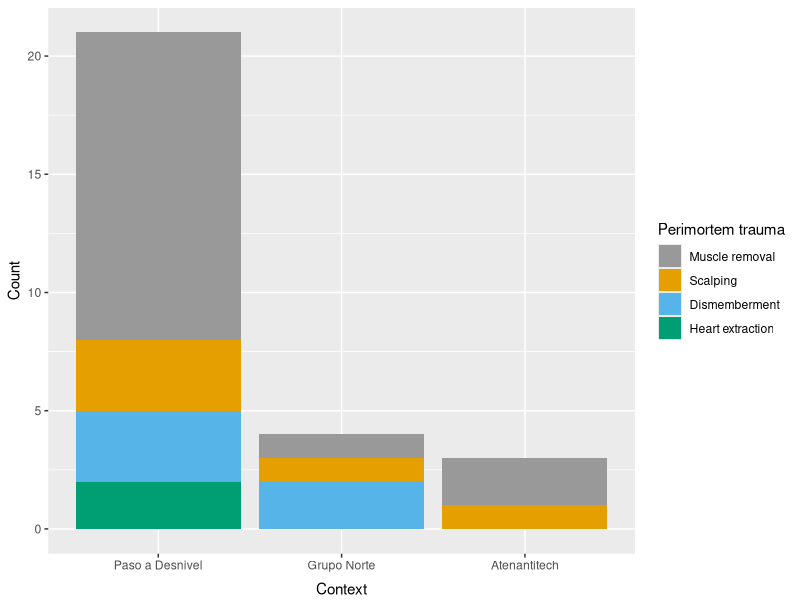
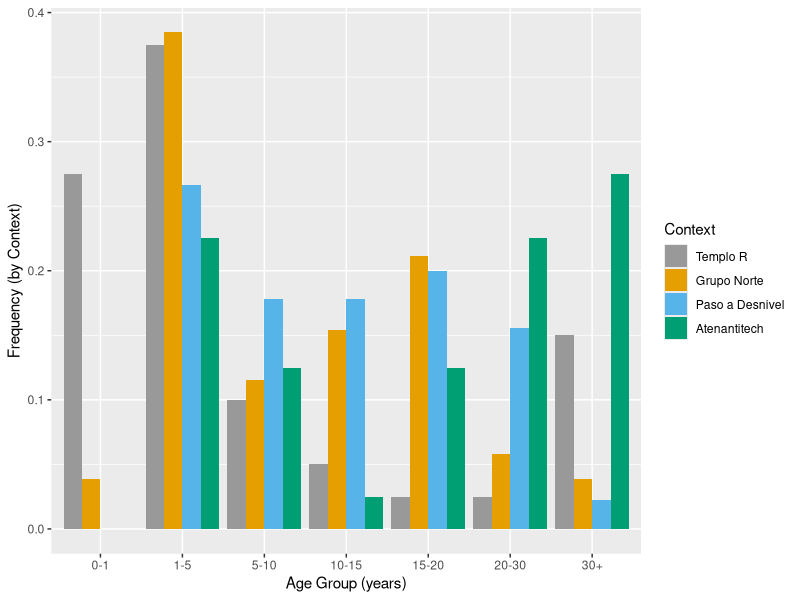
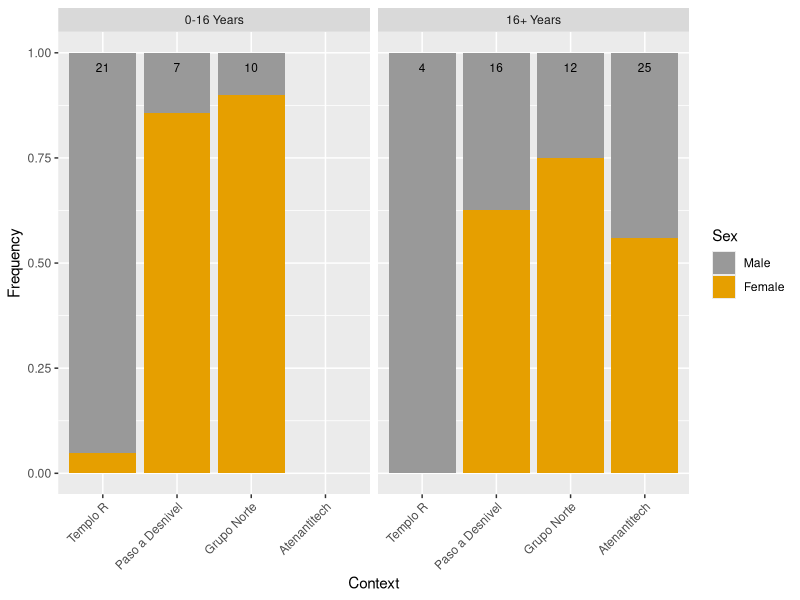
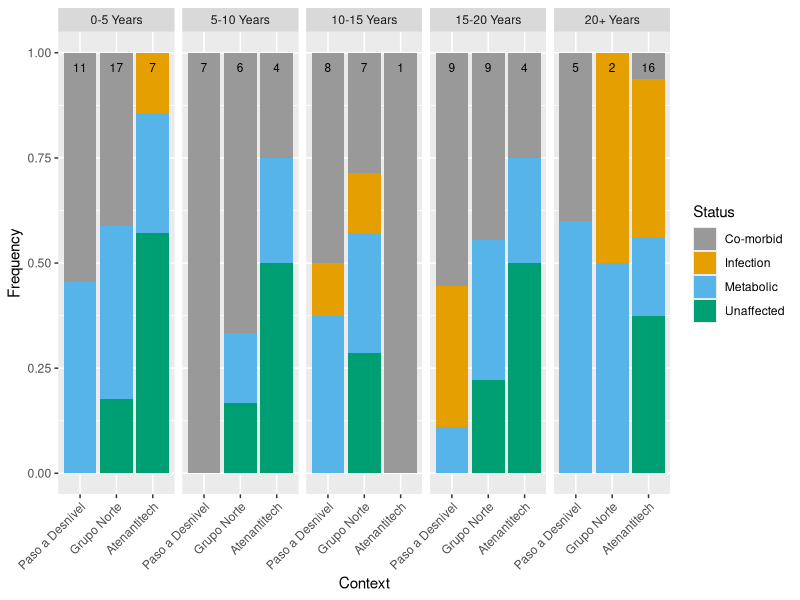
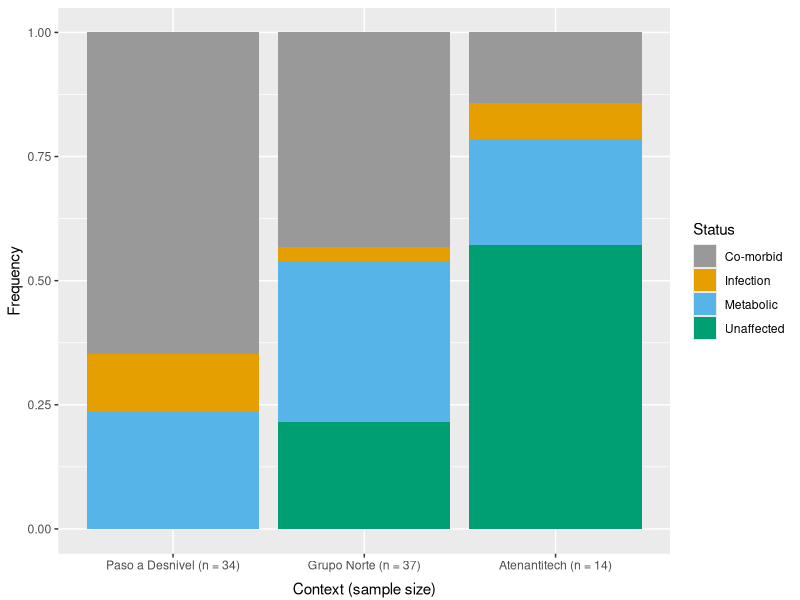

Reproduce these figures in R, in order.
#read in data table
TLT<-read.csv("TLT_analysis_ready.csv", header = T)

#load required libraries
library(ggplot2)
library(tidyr)
library(dplyr)
library(tibble)

# Color blind-friendly palette with grey:
cbp1 <- c("#999999", "#E69F00", "#56B4E9", "#009E73",
          "#F0E442", "#0072B2", "#D55E00", "#CC79A7")

#-------------------------------------------------------------------------------
#Figure 3.
#Age-at-death distribution by context. Individuals from Templo R in the 30+ age 
#category were arbitrarily assigned to this age category because their published 
#age estimates are “adult.” It is possible that some of these individuals belong 
#in the 20-30 age category, so the frequency of 30+ category may be artificially 
#inflated for Templo R. 
#-------------------------------------------------------------------------------

fig3 <- TLT %>% 
  mutate(AgeGroup = cut(Age, 
                        breaks = c(-Inf,1,5,10,15,20,30,Inf), 
                        labels = c("0-1","1-5","5-10","10-15","15-20","20-30","30+"), 
                        right = TRUE, ordered_result = TRUE),
         Context = factor(Context, levels = c("Ehecatl-Quetzalcoatl", "Grupo_Norte","Paso_a_desnivel", "Atenantitech"))) %>%
  group_by(Context, AgeGroup) %>% #unique combinations of arguments
  summarize(count = n()) %>% #creates column AND condenses data into smallest units
  group_by(Context) %>%
  mutate(
    total = sum(count),
    perc = count/total
  ) %>%
  ungroup(.) %>%
  ggplot(data, mapping = aes(fill=Context, y=perc, x=AgeGroup)) + 
  geom_bar(position=position_dodge(preserve = "single"), stat="identity") + 
  xlab("Age Group (years)") + ylab("Frequency (by Context)") +
  scale_fill_manual(labels = c("Templo R", "Grupo Norte", "Paso a Desnivel", "Atenantitech"),
                    values = cbp1)

#-------------------------------------------------------------------------------
#Figure 7.
#Sex prevalence by context and age category. Sample sizes indicate the number of 
#individuals for which sex assessments were possible. Genetic sex determination 
#of individuals in the 0-16 age category was performed by De La Cruz et al. 
#(2008) (Templo R) and Morales-Arce et al. (2019) (Grupo Norte and Paso a Desnivel). 
#-------------------------------------------------------------------------------

age_variable_names <- c(
  "0-16" = "0-16 Years",
  "16+" = "16+ Years")


fig7SampleSizes <-TLT %>% #sex by age and context, 0-16, 16+
  mutate(AgeGroup = cut(Age, 
                        breaks = c(-Inf,16,Inf), 
                        labels = c("0-16","16+"), 
                        right = TRUE, ordered_result = TRUE),
         Context = factor(Context, levels = c("Ehecatl-Quetzalcoatl", "Paso_a_desnivel", "Grupo_Norte", "Atenantitech")),
         Sex = factor(TLT$Sex,
                      levels = c(0,1,NA),
                      labels = c("Male", "Female"))) %>%
  filter(!is.na(Sex)) %>%
  group_by(Context, AgeGroup, Sex) %>%
  summarize(count = n()) %>%
  group_by(Context, AgeGroup) %>%
  summarize(total = sum(count))


fig7 <- TLT %>% #sex by age and context, 0-16, 16+
  mutate(AgeGroup = cut(Age, 
                        breaks = c(-Inf,16,Inf), 
                        labels = c("0-16","16+"), 
                        right = TRUE, ordered_result = TRUE),
         Context = factor(Context, levels = c("Ehecatl-Quetzalcoatl", "Paso_a_desnivel", "Grupo_Norte", "Atenantitech")),
         Sex = factor(TLT$Sex,
                      levels = c(0,1,NA),
                      labels = c("Male", "Female"))) %>%
  filter(!is.na(Sex)) %>%
  group_by(Context, AgeGroup, Sex) %>%
  summarize(count = n()) %>%
  group_by(Context, AgeGroup) %>%
  mutate(
    total = sum(count),
    perc = count/total) %>%
  ungroup(.) %>%
  ggplot(., aes(x=Context)) + 
  geom_bar(stat="identity", aes(fill = Sex, y = perc)) + 
  xlab("Context") +
  ylab("Frequency") +
  facet_grid(. ~ AgeGroup, labeller = labeller(
    AgeGroup = age_variable_names
  )) +
  theme(axis.text.x = element_text(angle = 45)) +
  theme(axis.text.x = element_text(vjust=1, hjust = 1)) +
  scale_x_discrete(labels = c("Templo R", "Paso a Desnivel", "Grupo Norte", "Atenantitech")) +
  geom_text(data = fig7SampleSizes, size = 3, aes(y = .965, label = paste(total))) +
  scale_fill_manual(values = cbp1) 

#------------------------------------------------------------------------------
#Figure 8.
#Prevalence of pathology by context across age groups. Sample size is indicated 
#for each context for each age category. Note that there is only one observable 
#individual from Atenantitech for the 10-15 year age category.
#------------------------------------------------------------------------------

#age group labels that will be printed on plot 
age_variable_names <- c(
  "0-5" = "0-5 Years",
  "5-10" = "5-10 Years",
  "10-15" = "10-15 Years",
  "15-20" = "15-20 Years",
  "20+" = "20+ Years"
)

sample_sizes <- TLT %>%
  mutate(AgeGroup = cut(Age, 
                        breaks = c(-Inf,5,10,15,20,Inf), 
                        labels = c("0-5","5-10","10-15","15-20","20+"),
                        right = TRUE, ordered = TRUE),
         Context = factor(Context, levels = c("Paso_a_desnivel", "Grupo_Norte", "Atenantitech")),
         Metabolic = ifelse(Scurvy == 1 | Anemia == 1, 1, 0)) %>%
  filter(Context != "Ehecatl-Quetzalcoatl", !is.na(Metabolic), !is.na(Infection)) %>%
  group_by(Context, AgeGroup) %>%
  mutate(Status = ifelse(Infection == 1 & Metabolic == 0, "Infection", 
                         ifelse(Metabolic == 1 & Infection == 0, "Metabolic",
                                ifelse(Infection == 1 & Metabolic == 1, "Co-morbid","Unaffected")))) %>%
  group_by(Context, AgeGroup, Status) %>%
  summarize(count = n()) %>%
  group_by(Context, AgeGroup) %>%
  summarize(total = sum(count))

fig8 <- TLT %>%
  mutate(AgeGroup = cut(Age, 
                        breaks = c(-Inf,5,10,15,20,Inf), 
                        labels = c("0-5","5-10","10-15","15-20","20+")),
         Context = factor(Context, levels = c("Paso_a_desnivel", "Grupo_Norte", "Atenantitech")),
         Metabolic = ifelse(Scurvy == 1 | Anemia == 1, 1, 0)) %>%
  filter(Context != "Ehecatl-Quetzalcoatl", !is.na(Metabolic), !is.na(Infection)) %>%
  group_by(Context, AgeGroup) %>%
  mutate(Status = ifelse(Infection == 1 & Metabolic == 0, "Infection", 
                         ifelse(Metabolic == 1 & Infection == 0, "Metabolic",
                                ifelse(Infection == 1 & Metabolic == 1, "Co-morbid","Unaffected")))) %>%
  group_by(Context, AgeGroup, Status) %>%
  summarize(count = n()) %>%
  group_by(Context, AgeGroup) %>%
  mutate(
    total = sum(count),
    perc = count/total
  ) %>%
  ungroup(.) %>%
  ggplot(., aes(x=Context)) + 
  geom_bar(stat = "identity", aes(fill=Status, y=perc)) + 
  xlab("Context") +
  ylab("Frequency") +
  facet_grid(.~ AgeGroup, labeller = labeller(
    AgeGroup = age_variable_names
  )) +
  theme(axis.text.x = element_text(angle = 45)) +
  theme(axis.text.x = element_text(vjust=1, hjust = 1)) +
  scale_x_discrete(labels = c("Paso a Desnivel", "Grupo Norte", "Atenantitech")) +
  geom_text(data = sample_sizes, size = 3, aes(y = .965, label = paste(total))) +
  scale_fill_manual(values = cbp1)

#------------------------------------------------------------------------------
#Figure 9.
#Prevalence of pathology in individuals younger than 20 years by context
#------------------------------------------------------------------------------

fig9 <- TLT %>%
  filter(Age < 20) %>%
  mutate(Context = factor(Context, levels = c("Paso_a_desnivel", "Grupo_Norte", "Atenantitech")),
         Metabolic = ifelse(Scurvy == 1 | Anemia == 1, 1, 0)) %>%
  filter(Context != "Ehecatl-Quetzalcoatl", !is.na(Metabolic), !is.na(Infection)) %>%
  mutate(Status = ifelse(Infection == 1 & Metabolic == 0, "Infection", 
                         ifelse(Metabolic == 1 & Infection == 0, "Metabolic",
                                ifelse(Infection == 1 & Metabolic == 1, "Co-morbid","Unaffected")))) %>%
  group_by(Context, Status) %>%
  summarize(count = n()) %>%
  mutate(
    total = sum(count),
    perc = count/total
  ) %>%
  ungroup(.) %>%
  ggplot(data, mapping = aes(fill=Status, y=perc, x=Context)) + 
  geom_bar(stat="identity") + 
  xlab("Context (sample size)") +
  ylab("Frequency") +
  scale_x_discrete(labels = c("Paso a Desnivel (n = 34)", "Grupo Norte (n = 37)", "Atenantitech (n = 14)")) +
  theme(axis.text.x = element_text(angle = 0), axis.title.x = element_text(vjust = -.5)) +
  scale_fill_manual(values = cbp1)

#-------------------------------------------------
#Figure 10
#Count of each type of perimortem trauma by context. Some individuals are 
#represented more than once because they had more than one type of 
#peri-postmortem trauma.
#-------------------------------------------------

fig10 <- TLT %>%
  mutate(Context = factor(Context, levels = c("Paso_a_desnivel", "Grupo_Norte", "Atenantitech"))) %>%
  filter(Context != "Ehecatl-Quetzalcoatl") %>%
  group_by(Context) %>%
  summarize_at(vars(Scalping, Muscle_removal, Heart_extraction, Dismemberment), list(~ sum(., na.rm = TRUE))) %>%
  pivot_longer(!Context, names_to = "Trauma", values_to = "Count") %>%
  mutate(Trauma = factor(Trauma, levels = c("Muscle_removal", "Scalping","Dismemberment", "Heart_extraction"))) %>%
  ggplot(., mapping = aes(fill=Trauma, y=Count, x=Context)) + 
  geom_bar(stat="identity") + # position = position_dodge()) remove position argument to stack data
  xlab("Context") +
  ylab("Count") +
  theme(axis.text.x = element_text(angle = 0), axis.title.x = element_text(vjust = -.5)) +
  scale_fill_manual(name = "Perimortem trauma", labels = c("Muscle removal", "Scalping", "Dismemberment", "Heart extraction"),
                    values = cbp1) +
  scale_x_discrete(labels = c("Paso a Desnivel", "Grupo Norte", "Atenantitech"))
